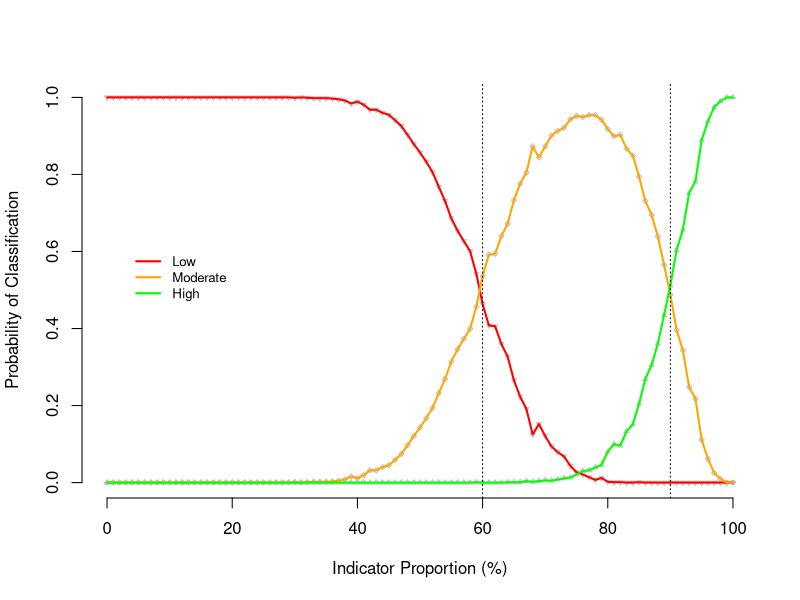

Reproduce this figure in R. (Note: this script raises an error after producing the figure.)
#
# Close graphic devices and clear the workspace
#
graphics.off()
rm(list = ls())
gc()

#
# Filename for probbaility of classification plot
#
plotFileName <- "Nayapara_RC.png"

#
# Simulation parameters
#
LOW           <- 60       # Lower triage threshold (%)
HIGH          <- 90       # Upper triage threshold (%)
N             <- 26       # Sample size
POP           <- 192      # Population size (use 50,000 for "infinite")
RUNS          <- 50       # Simulation runs at each proportion
FINE          <- 1        # Granularity of simulated proportions (%)
SMOOTHER.SPAN <- 1 / 50   # Span for LOWESS smoother for PC plots
SHOW.PROGRESS <- TRUE     # Show detailed progress in console window
PROP.LOWER    <- 0        # Start simulations at this proportion (%)
PROP.UPPER    <- 100      # Stop simulations at this proportion (%)

#
# Other parameters (calculated from above)
#
D.LOWER <- floor(N * (LOW / 100))
D.UPPER <- floor(N * (HIGH / 100))

#
# Functions
#
make.data <- function(proportion, pop = POP)
  {
  d <- round(pop * (proportion / 100))
  case <- c(rep(1, d), rep(0, pop - d))
  id <- 1:length(case)
  result <- data.frame(cbind(id, case))
  return(result)
  }

lqas.run <- function(data, n = N, d = c(D.LOWER, D.UPPER))
  {
  survey.data <- data.frame(data[sample(x = 1:nrow(data), size = n, replace = FALSE), ])
  d.run <- sum(survey.data$case)
  result <- list(d = d.run, outcome = 1)
  if (d.run > d[1])
      {
      result <- list(d = d.run, outcome = 2)
      }
    if (d.run > d[2])
      {
      result <- list(d = d.run, outcome = 3)
      }
  return(result)
  }

lqas.simul <- function(runs = RUNS)
  {
  result <- data.frame()
  for(proportion in seq(from = PROP.LOWER, to = PROP.UPPER, by = FINE))
    {
    if(SHOW.PROGRESS)
      {
      cat("Running simulations for proportion := ", proportion, "%\n", sep = "")
      }
    test.data <- make.data(proportion)
    for(i in 1:runs)
      {
      test.run <- cbind(data.frame(lqas.run(data = test.data)), proportion)
      result <- rbind(result, test.run)
      }
    }
  return(result)
  }

#
# Simulations
#
x.00 <- lqas.simul(); x.01 <- lqas.simul(); x.02 <- lqas.simul(); x.03 <- lqas.simul()
x.04 <- lqas.simul(); x.05 <- lqas.simul(); x.06 <- lqas.simul(); x.07 <- lqas.simul()
x.08 <- lqas.simul(); x.09 <- lqas.simul(); x.10 <- lqas.simul(); x.11 <- lqas.simul()
x.12 <- lqas.simul(); x.13 <- lqas.simul(); x.14 <- lqas.simul(); x.15 <- lqas.simul()
x.16 <- lqas.simul(); x.17 <- lqas.simul(); x.18 <- lqas.simul(); x.19 <- lqas.simul()
x <- rbind(x.00, x.01, x.02, x.03, x.04, x.05, x.06, x.07, x.08, x.09, x.10, x.11, x.12, x.13, x.14, x.15, x.16, x.17, x.18, x.19)

#
# Probability of classification plot
#
p <- vector(mode = "numeric", length = 0)
p.low <- vector(mode = "numeric", length = 0)
p.moderate <- vector(mode = "numeric", length = 0)
p.high <- vector(mode = "numeric", length = 0)
for (i in unique(x$proportion))
  {
  y <- subset(x, proportion == i)
  n <- nrow(y)
  n.low <- length(y$outcome[y$outcome == 1])
  n.moderate <- length(y$outcome[y$outcome == 2])
  n.high <- length(y$outcome[y$outcome == 3])
  p <- c(p, i)
  p.low <- c(p.low, n.low / n)
  p.moderate <- c(p.moderate, n.moderate / n)
  p.high <- c(p.high, n.high / n)
  }
quartz(height = 6.5, width = 6.5, pointsize = 10)
plot(c(PROP.LOWER, PROP.UPPER),
     c(0, 1),
     pch = "",
     xlab = "Indicator Proportion (%)",
     ylab = "Probability of Classification",
     frame.plot = FALSE,
     xlim = c(PROP.LOWER, PROP.UPPER),
     ylim = c(0, 1))
points(p, p.low, pch = 6, cex= 0.5, col = "gray")
points(p, p.moderate, pch = 5, cex= 0.5, col = "gray")
points(p, p.high, pch = 2, cex= 0.5, col = "gray")
lines(lowess(p, p.low, f = SMOOTHER.SPAN), col = "red", lwd = 2)
lines(lowess(p, p.moderate, f = SMOOTHER.SPAN), col = "orange", lwd = 2)
lines(lowess(p, p.high, f = SMOOTHER.SPAN), col = "green", lwd = 2)
abline(v = LOW, lty = 3); abline(v = HIGH, lty = 3)
legend(x = 20,
       y = 0.45,
       legend = c("Low", "Moderate", "High"),
       cex = 0.8,
       lty = c(1, 1, 1),
       lwd = c(2, 2, 2),
       col = c("red", "orange", "green"),
       bg = "white",
       xjust = 1,
       yjust = 0,
       bty = "n")
#
# Save PC plot
#
dev2bitmap(file = plotFileName, type = "png256", height = 6.5, width = 6.5, res = 600, pointsize = 10)

#
# Confusion matrix
#
x$true <- cut(x$p, breaks = c(0, LOW, HIGH, 100), labels = c(1, 2, 3))
cm <- table(x$true, x$outcome)
#
# Summaries
#
correct <- diag(cm)
denominators <- apply(cm, 1, sum)
correct.proportion.by.group <- correct / denominators
names(correct.proportion.by.group) <- c("Low", "Medium", "High")
correct.proportion.overall <- sum(correct) / sum(denominators)
gross.misclass <- (cm[1, 3] + cm[3, 1]) / sum(denominators)
cat("                    Low : ", round(correct.proportion.by.group["Low"], 4), "\n",
    "               Moderate : ", round(correct.proportion.by.group["Medium"], 4), "\n",
    "                   High : ", round(correct.proportion.by.group["High"], 4), "\n",
    "                Overall : ", round(correct.proportion.overall, 4), "\n",
    "Gross misclassification : ", round(gross.misclass, 4), "\n\n", sep = "")
(cm)
sum(cm)
